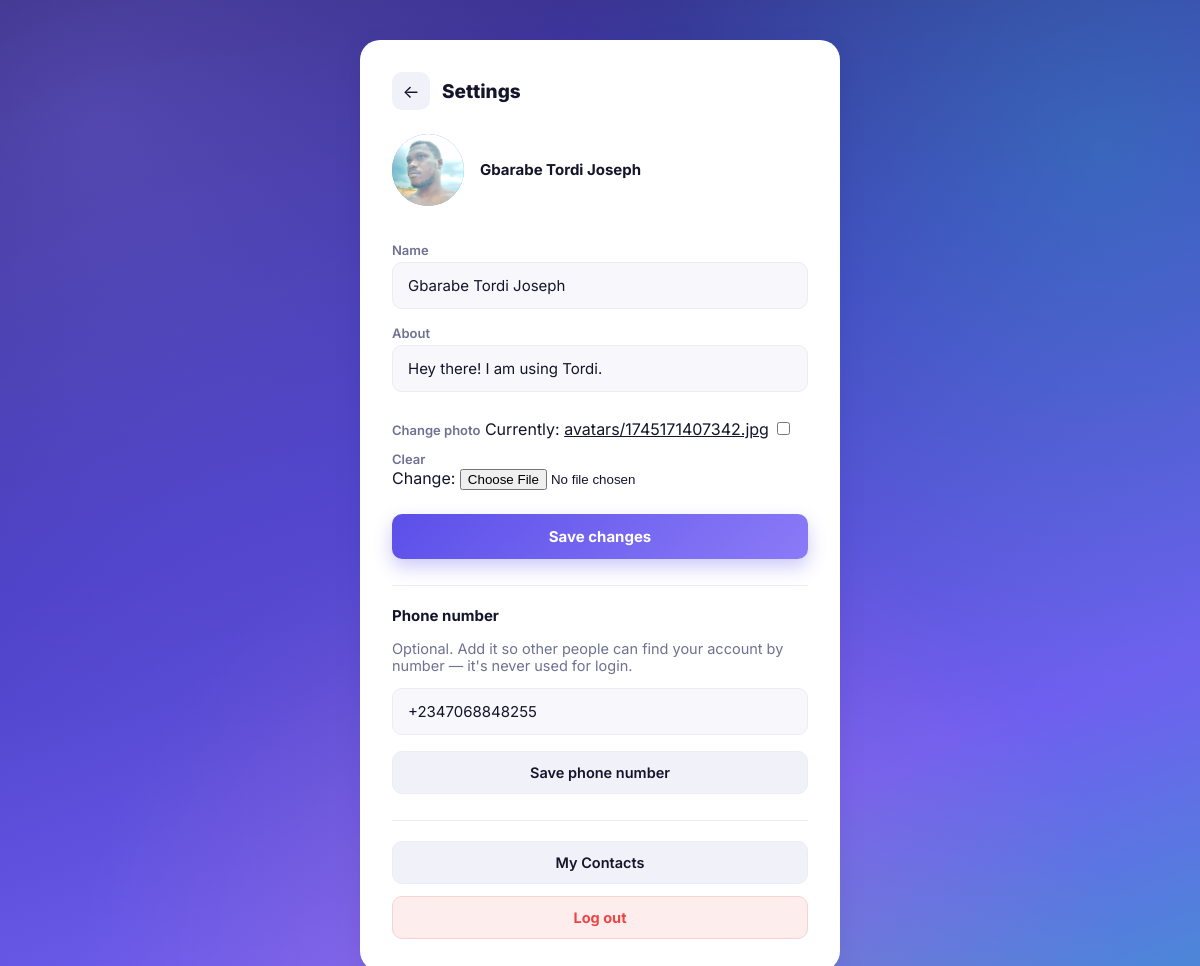
Page /accounts/settings/ (signed in) on the earlier database version.
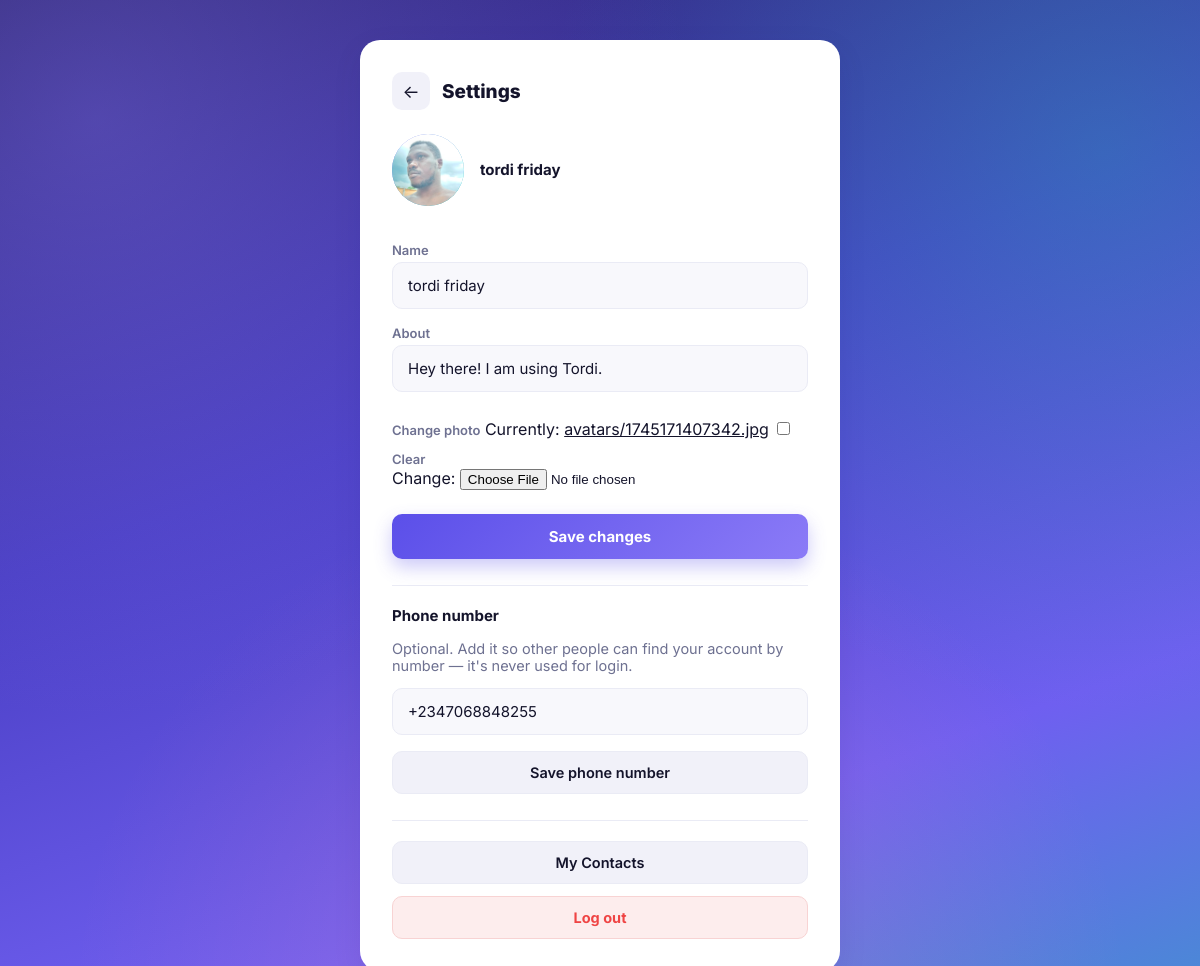
Same page on the later database version.
### accounts/models.py (models this page shows, shortened)
class User(AbstractBaseUser, PermissionsMixin):
    email = models.EmailField(unique=True)
    phone_number = models.CharField(max_length=20, unique=True, null=True, blank=True)
    full_name = models.CharField(max_length=150, blank=True)
    about = models.CharField(max_length=255, blank=True, default='Hey there! I am using Tordi.')
    avatar = models.ImageField(upload_to='avatars/', blank=True, null=True)
    is_verified = models.BooleanField(default=False)
    is_active = models.BooleanField(default=True)
    is_staff = models.BooleanField(default=False)
    last_seen = models.DateTimeField(null=True, blank=True)
    date_joined = models.DateTimeField(auto_now_add=True)
    ONLINE_THRESHOLD_SECONDS = 20
    USERNAME_FIELD = 'email'
    REQUIRED_FIELDS = []
    objects = UserManager()
    def display_name(self):
        return self.full_name or self.email.split('@')[0]

### accounts/views.py (the view)
# urls.py: path('settings/', views.settings_view, name='settings'),
@login_required
def settings_view(request):
    if request.method == 'POST':
        form = ProfileForm(request.POST, request.FILES, instance=request.user)
        if form.is_valid():
            form.save()
            messages.success(request, 'Profile updated.')
            return redirect('settings')
    else:
        form = ProfileForm(instance=request.user)
    phone_form = PhoneNumberForm(instance=request.user)
    return render(request, 'accounts/settings.html', {'form': form, 'phone_form': phone_form})

### accounts/forms.py (shortened to what this page needs)
class ProfileForm(forms.ModelForm):
    class Meta:
        model = User
        fields = ['full_name', 'about', 'avatar']
        widgets = {
            'full_name': forms.TextInput(attrs={'class': 'form-input', 'placeholder': 'Your name'}),
            'about': forms.TextInput(attrs={'class': 'form-input', 'placeholder': 'About'}),
        }

class PhoneNumberForm(forms.ModelForm):
    class Meta:
        model = User
        fields = ['phone_number']
        widgets = {
            'phone_number': forms.TextInput(attrs={
                'class': 'form-input',
                'placeholder': '+234 801 234 5678',
            }),
        }

### templates/accounts/settings.html (shortened to what this page needs)
{% extends 'base.html' %}
{% block content %}
<div class="settings-wrapper">
  <div class="settings-card">
    <div class="settings-top">
      <a href="{% url 'inbox' %}" class="icon-btn" title="Back to chats">←</a>
      <h1 class="settings-title">Settings</h1>
    </div>
    <div class="settings-avatar-row">
      <div class="avatar">
        {% if request.user.avatar %}<img src="{{ request.user.avatar.url }}" alt="">{% else %}{{ request.user.display_name|first|upper }}{% endif %}
      </div>
      <div>
        <div style="font-weight:700; font-size:15px;">{{ request.user.display_name }}</div>
      </div>
    </div>
    <form method="post" enctype="multipart/form-data" novalidate>
      <label for="{{ form.full_name.id_for_label }}">Name</label>
      {{ form.full_name }}
      <label for="{{ form.about.id_for_label }}">About</label>
      {{ form.about }}
      <div class="avatar-upload" style="margin-top:14px;">
        <label for="{{ form.avatar.id_for_label }}">Change photo</label>
        {{ form.avatar }}
      </div>
      <button type="submit" class="btn-primary">Save changes</button>
    </form>
    <hr class="divider">
    <h2 style="font-size:15px; margin:0 0 4px;">Phone number</h2>
    <p class="subtitle" style="text-align:left; margin-bottom:14px;">
      Optional. Add it so other people can find your account by number — it's never used for login.
    </p>
    <form method="post" action="{% url 'update_phone' %}" novalidate>
      {{ phone_form.phone_number }}
      <button type="submit" class="btn-secondary" style="margin-top:12px;">Save phone number</button>
    </form>
    <hr class="divider">
    <a href="{% url 'contacts_list' %}" class="btn-secondary" style="display:block; text-align:center; text-decoration:none; box-sizing:border-box;">
      My Contacts
    </a>
    <div style="height:12px;"></div>
    <form method="post" action="{% url 'logout' %}">
      <button type="submit" class="btn-danger">Log out</button>
    </form>
  </div>
</div>
{% endblock %}

Differences in the rows shown:
changed User "Hey there! I am using Tordi.": user.display_name "Gbarabe Tordi Joseph" → "tordi friday"; full_name "Gbarabe Tordi Joseph" → "tordi friday"
